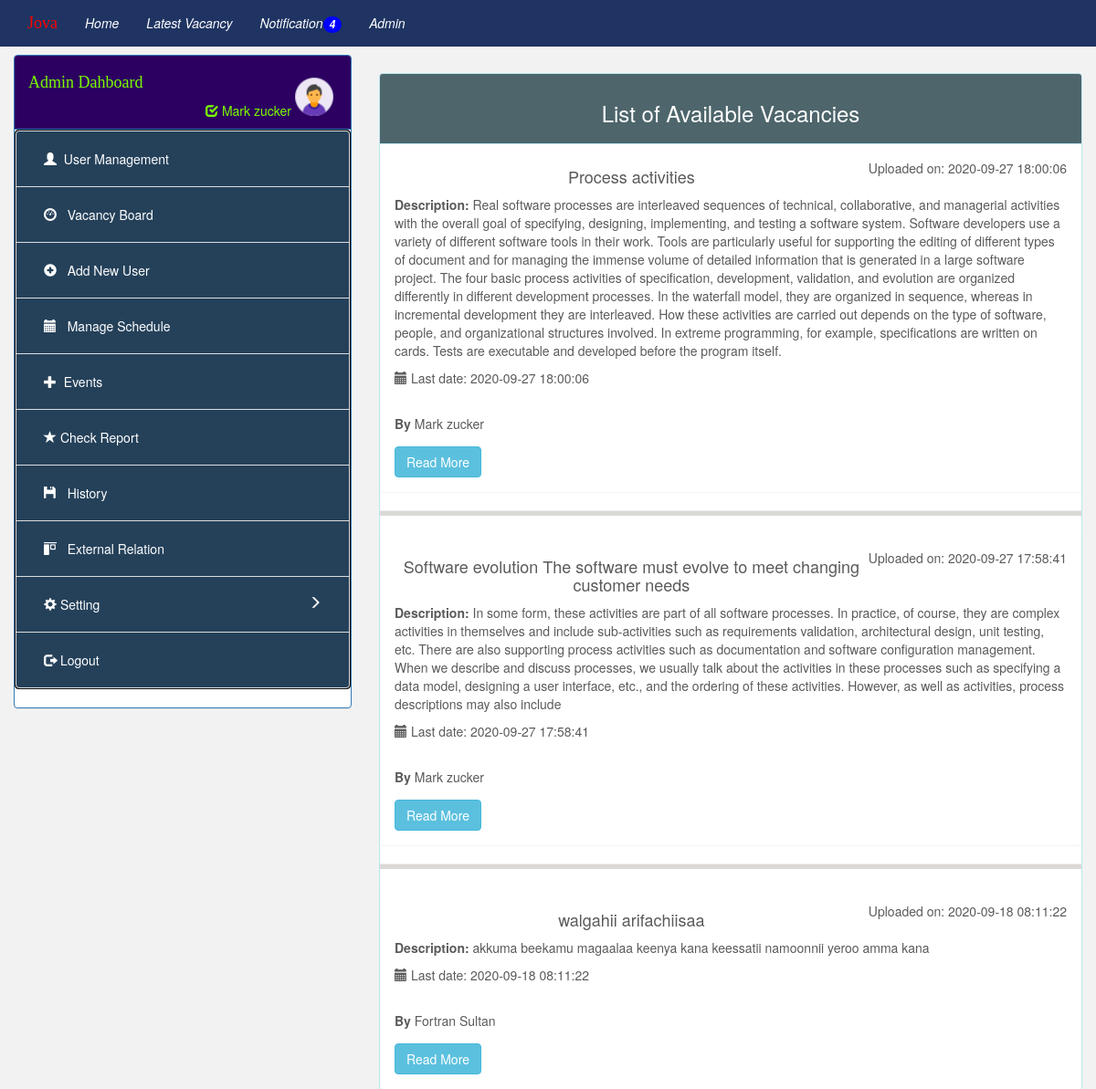
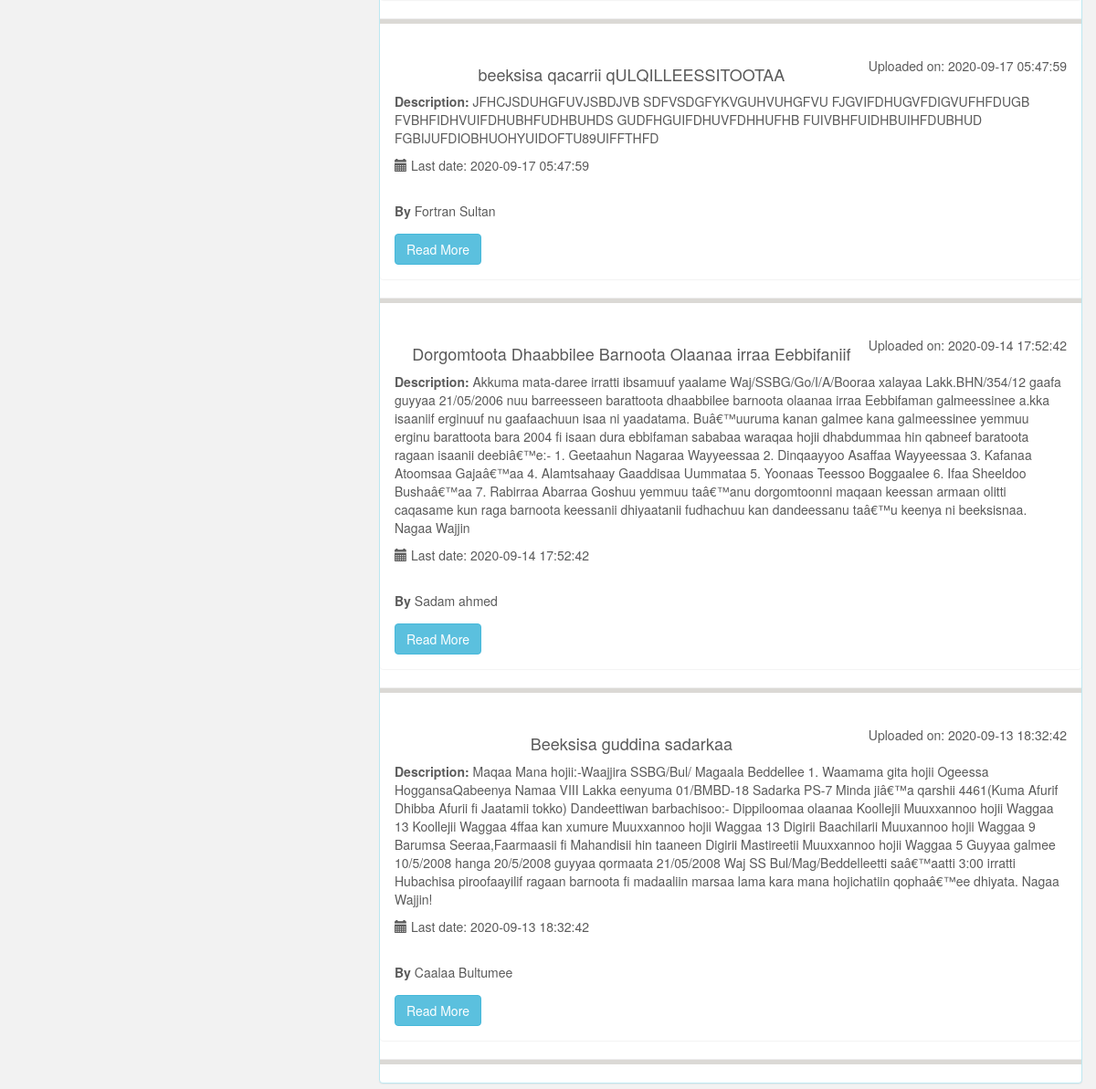
/admin_view_vacancy.php (signed in), run on the app's committed database (2 pictures, top to bottom).
### tables this page shows
CREATE TABLE `vacancy` (
  `id` int(11) NOT NULL,
  `User_Id` int(255) NOT NULL,
  `Title` varchar(255) NOT NULL,
  `Description` varchar(1000) NOT NULL,
  `category` varchar(255) NOT NULL,
  `Date` timestamp NOT NULL DEFAULT CURRENT_TIMESTAMP,
  `Last_Date` timestamp NOT NULL DEFAULT '0000-00-00 00:00:00'
);

CREATE TABLE `user` (
  `Id` int(11) NOT NULL,
  `Fname` varchar(255) NOT NULL,
  `Mname` varchar(255) NOT NULL,
  `Lname` varchar(255) NOT NULL,
  `Phone` varchar(255) NOT NULL,
  `Gender` varchar(255) NOT NULL,
  `Doccument` varchar(255) NOT NULL,
  `Email` varchar(255) NOT NULL,
  `Birth_Date` varchar(255) NOT NULL,
  `Skill` varchar(255) NOT NULL,
  `Qualificacion` varchar(255) NOT NULL,
  `Address` varchar(255) NOT NULL,
  `photo` varchar(255) NOT NULL,
  `password` varchar(255) NOT NULL,
  `role` varchar(255) NOT NULL,
  `nationality` varchar(255) NOT NULL,
  `region` varchar(255) NOT NULL,
  `zone` varchar(255) NOT NULL,
  `woreda` varchar(255) NOT NULL,
  `kebele` varchar(255) NOT NULL
);

### admin_view_vacancy.php (the view, shortened to what this page needs)
<?php
if(isset($_SESSION['id'])) {
?>
<!DOCTYPE html>
<html>
<body style="background: #f2f2f2">
<?php
include ("navbar.php");
include ("connection.php");
?>
<div class="row" style="margin-top:60px;">
<div class="col-md-12">
    <?php
    include ("admin_sidebar.php")
    ?>
    <div class="col-sm-8" style="margin-top: 20px;">
        <div class="panel panel-info">
            <div class="panel-heading" style="background-color: #4d656b;color: #ffffff">
                <h3 style="text-align: center;">List of Available Vacancies</h3>
            </div>
                    <?php
                    $view_vac="select * from vacancy v JOIN user u ON v.User_Id=u.Id ORDER BY Date DESC ";
                    $query=mysqli_query($conn,$view_vac);
                    while ($list_vac=mysqli_fetch_array($query))
                    {
                    ?>
            <div class=" panel panel-body">
                <p style="float: right">Uploaded on: <?php echo $list_vac['Date']?></p>
               <h4><center><?php echo $list_vac['Title']?></center></h4>
                <p><b>Description:</b> <?php echo $list_vac['Description']?></p>
                <p><span class="glyphicon glyphicon-calendar"></span> Last date:  <?php echo $list_vac['Date']?></p><br>
                <label>By</label> <?php echo $list_vac['Fname']." ".$list_vac['Mname']?></p>
                <a href="vacancy_detail.php?id=<?php echo $list_vac['id']?>" class="btn btn-info"> Read More</a>
            </div>
                        <hr style="background-color: #dbd9d5;height: 5px;">
                        <?php
                    }
                    ?>
        </div>
    </div>
</div>
</div>
</body>
</html>
    <?php
}
else
{
    header("location:login.php");
}
?>

### navbar.php (shortened to what this page needs)
<!DOCTYPE html>
<html>
<link rel="stylesheet" href="bootstrap/css/bootstrap.min.css">
<link rel="stylesheet" href="bootstrap/crousel.css">
<link rel="stylesheet" href="bootstrap/style.css">
<nav class="navbar navbar-default navbar-fixed-top" style="background-color: #1f3462;">
    <div class="container">
        <div class="navbar-header">
            <a class="navbar-brand" href="index.php" style="color: red;font-family: 'Blackadder ITC'">Jova</a>
        </div>
        <div id="navbar" class="collapse navbar-collapse">
            <ul class="nav navbar-nav">
                <li><a href="index.php" class="navbar-link">Home</a></li>
                   <?php
                    if(isset($_SESSION['id']) && !empty($_SESSION['id']) )
                    {
                        ?>
                        <li><a href="only_vacancy.php" class="navbar-link">Latest Vacancy</a></li>
                        <?php
                    }
                    else
                    {
                        ?>
                        <li><a href="login.php" class="navbar-link">Login</a></li>
                        <li><a href="create_account.php" class="navbar-link">Sign up</a></li>
                        <?php
                            }
                            ?>
        <?php
                if(isset($_SESSION['id']))
                {
                    if ($_SESSION['role']=='Admin')
                    {
                        ?>
                        <li><a href="admin_view_notification.php" class="navbar-link">Notification<span class="badge" style="background:blue">4</span></a></li>
                        <li><a href="management.php" class="navbar-link">Admin</a></li>
                        <?php
                    }
                        ?>
                   <?php
                }
       else
           {
                ?>
                <?php
            }
                ?>
            </ul>
        </div>
    </div>
</nav>
</html>

### admin_sidebar.php (shortened to what this page needs)
<div class="col-md-4">
    <div class="panel panel-primary">
        <div class="panel-heading" style="background-color: #2c0061">
            <h4 style="font-family: 'Algerian'"><a href="management.php" style="color: lawngreen">Admin Dahboard</a>
            <img  src="images/user1.png" class="img-circle" style="height: 50px;width: 50px;float: right">
            </h4>
            <a href="admin_profile.php" style="float: right;color: lawngreen"><i class="glyphicon glyphicon-check" style="color: lawngreen"></i> <?php
                echo $_SESSION['fname'] . " " . $_SESSION['mname'];
                ?></a>
            <div class="clearfix"></div>
        </div>
        <div class="text-capitalize ">
            <ul class="navbar navbar-inverse nav">
               <li class="list-group-item" ><a href="management.php"  ><span class="glyphicon glyphicon-user"></span>&nbsp;&nbsp;User Management</a> </li>
                <li class="list-group-item" ><a  href="admin_view_vacancy.php"><span class="glyphicon glyphicon-dashboard"></span>&nbsp;&nbsp;  Vacancy board</a> </li>
                <li class="list-group-item"><a href="add_emplyee.php" ><span class="glyphicon glyphicon-plus-sign"></span>&nbsp;&nbsp; Add New User</a> </li>
                <li class="list-group-item"><a href=""  ><span class="glyphicon glyphicon-calendar"></span>&nbsp;&nbsp; Manage Schedule</a></li>
                <li class="list-group-item"><a href="events.php?id=<?php echo $_SESSION['id']?>" ><span class="glyphicon glyphicon-plus"></span>&nbsp;&nbsp;Events</a> </li>
                <li class="list-group-item"><a href=""  ><span class="glyphicon glyphicon-star"></span> Check Report</a> </li>
                <li class="list-group-item"><a href="history.php" ><span class="glyphicon glyphicon-floppy-disk"></span>&nbsp;&nbsp; History</a> </li>
                <li class="list-group-item"><a href=""><span class="glyphicon glyphicon-object-align-top"></span>&nbsp;&nbsp; External relation</a> </li>
                <li class="list-group-item"><a href="#new-item" data-toggle="collapse"><span class="glyphicon glyphicon-cog"></span> Setting <span class="glyphicon glyphicon-menu-right" style="float: right"></span> </a> </li>
                <li class="list-group-item"><a href="logout.php"><span class="glyphicon glyphicon-log-out"></span> Logout</a> </li>
            </ul>
        </div>
    </div>
</div>

### admin_sidebar.php (style rules this page uses)
.list-group-item { background-color: #25415a; }
ul li a { color: white; }

### data on the page
vacancy: Date "2020-09-27 18:00:06", Title "Process activities", Description "Real software processes are interleaved sequences of technical, collaborative, and managerial activities with the overall goal of specifying, designing, implementing, and testing a software system. Software developers use a variety of different software tools in their work. Tools are particularly useful for supporting the editing of different types of document and for managing the immense volume of detailed information that is generated in a large software project. The four basic process activities of specification, development, validation, and evolution are organized differently in different development processes. In the waterfall model, they are organized in sequence, whereas in…", User_Id.Fname "Mark", User_Id.Mname "zucker"
vacancy: Date "2020-09-27 17:58:41", Title "Software evolution The software must evolve to meet changing customer needs", Description "In some form, these activities are part of all software processes. In practice, of course, they are complex activities in themselves and include sub-activities such as requirements validation, architectural design, unit testing, etc. There are also supporting process activities such as documentation and software configuration management. When we describe and discuss processes, we usually talk about the activities in these processes such as specifying a data model, designing a user interface, etc., and the ordering of these activities. However, as well as activities, process descriptions may also include", User_Id.Fname "Mark", User_Id.Mname "zucker"
vacancy: Date "2020-09-18 08:11:22", Title "walgahii arifachiisaa", Description "akkuma beekamu magaalaa keenya kana keessatii namoonnii yeroo amma kana", User_Id.Fname "Fortran", User_Id.Mname "Sultan"
vacancy: Date "2020-09-17 05:47:59", Title "beeksisa qacarrii qULQILLEESSITOOTAA", Description "JFHCJSDUHGFUVJSBDJVB SDFVSDGFYKVGUHVUHGFVU FJGVIFDHUGVFDIGVUFHFDUGB FVBHFIDHVUIFDHUBHFUDHBUHDS GUDFHGUIFDHUVFDHHUFHB FUIVBHFUIDHBUIHFDUBHUD FGBIJUFDIOBHUOHYUIDOFTU89UIFFTHFD", User_Id.Fname "Fortran", User_Id.Mname "Sultan"
vacancy: Date "2020-09-14 17:52:42", Title "Dorgomtoota Dhaabbilee Barnoota Olaanaa irraa Eebbifaniif", Description "Akkuma mata-daree irratti ibsamuuf yaalame Waj/SSBG/Go/I/A/Booraa xalayaa Lakk.BHN/354/12 gaafa guyyaa 21/05/2006 nuu barreesseen barattoota dhaabbilee barnoota olaanaa irraa Eebbifaman galmeessinee a.kka isaaniif erginuuf nu gaafaachuun isaa ni yaadatama. Buâ€™uuruma kanan galmee kana galmeessinee yemmuu erginu barattoota bara 2004 fi isaan dura ebbifaman sababaa waraqaa hojii dhabdummaa hin qabneef baratoota ragaan isaanii deebiâ€™e:- 1. Geetaahun Nagaraa Wayyeessaa 2. Dinqaayyoo Asaffaa Wayyeessaa 3. Kafanaa Atoomsaa Gajaâ€™aa 4. Alamtsahaay Gaaddisaa Uummataa 5. Yoonaas Teessoo Boggaalee 6. Ifaa Sheeldoo Bushaâ€™aa 7. Rabirraa Abarraa Goshuu yemmuu taâ€™anu dorgomtoonni maqaan keessan…", User_Id.Fname "Sadam", User_Id.Mname "ahmed"
vacancy: Date "2020-09-13 18:32:42", Title "Beeksisa guddina sadarkaa", Description "Maqaa Mana hojii:-Waajjira SSBG/Bul/ Magaala Beddellee 1. Waamama gita hojii Ogeessa HoggansaQabeenya Namaa VIII Lakka eenyuma 01/BMBD-18 Sadarka PS-7 Minda jiâ€™a qarshii 4461(Kuma Afurif Dhibba Afurii fi Jaatamii tokko) Dandeettiwan barbachisoo:- Dippiloomaa olaanaa Koollejii Muuxxannoo hojii Waggaa 13 Koollejii Waggaa 4ffaa kan xumure Muuxxannoo hojii Waggaa 13 Digirii Baachilarii Muuxannoo hojii Waggaa 9 Barumsa Seeraa,Faarmaasii fi Mahandisii hin taaneen Digirii Mastireetii Muuxxannoo hojii Waggaa 5 Guyyaa galmee 10/5/2008 hanga 20/5/2008 guyyaa qormaata 21/05/2008 Waj SS Bul/Mag/Beddelleetti saâ€™aatti 3:00 irratti Hubachisa piroofaayilif ragaan barnoota fi madaaliin marsaa lama kara…", User_Id.Fname "Caalaa", User_Id.Mname "Bultumee"

### other printed values
$_SESSION['fname'] "Mark"
$_SESSION['mname'] "zucker"
